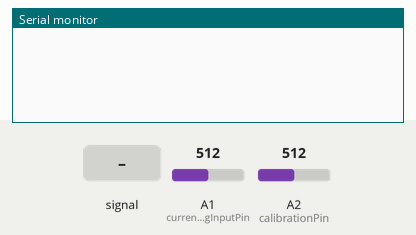
The sketch below on a simulated Arduino Uno, built with avr-gcc and run on an emulated ATmega328P. On the bench: the last lines printed to the serial monitor. The inputs (shaded band) are chosen by the test bench; at power-on: A1 (currentAnalogInputPin) = 512, A2 (calibrationPin) = 512.

Above: at 1.2 s.
1.3 s: A1 (currentAnalogInputPin) fed a 200 Hz sine of ±81 counts around its level
At 2.9 s:
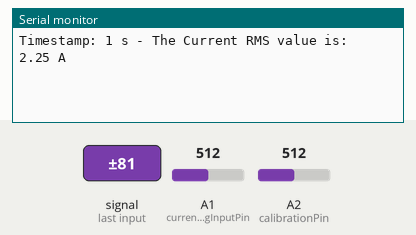
4.3 s: A1 (currentAnalogInputPin) set to 635
At 5.4 s:
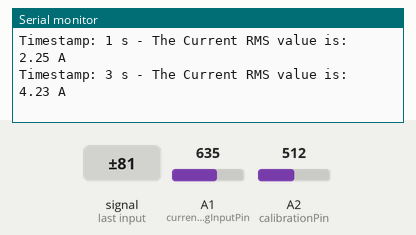
5.8 s: A2 (calibrationPin) set to 635
At 5.8 s:
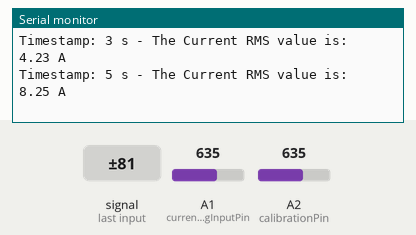
7.3 s: A1 (currentAnalogInputPin) set to 615
At 8.2 s:
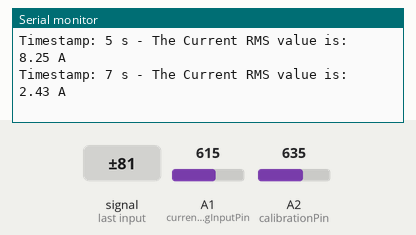
8.8 s: A2 (calibrationPin) set to 615
At 10.4 s:
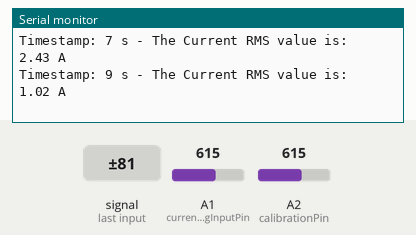
Timing chart, 0 to 11.3 s (numbered marks = the images above; inputs shaded):
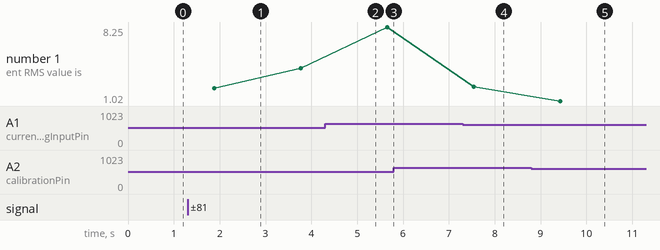

The sketch:

app2_2025.ino
```cpp
// AC & DC Current Sensor with LCD By Solarduino

// Note Summary
// Note :  Safety is very important when dealing with electricity. We take no responsibilities while you do it at your own risk.
// Note :  This AC & DC  Current Sensor Code is for HSTS016L Hall effect split core current transformer use.
// Note :  The value shown in Serial Monitor / LCD Display is refreshed every second and measurement value is the average value of 4000 sample readings for nearly a second.
// Note :  The current measured is the Root Mean Square (RMS) value.
// Note :  The analog value per sample is squared and accumulated for every 4000 samples before being averaged. The averaged value is then getting square-rooted.
// Note :  The unit provides reasonable accuracy and may not be comparable with other expensive branded and commercial product.
// Note :  All credit shall be given to Solarduino.

/*/////////////////////////////////////////////////////////////////////////////////////////////////////////////////////////////////////////////////////////////////////////////////////*/////////////*/

        /* 0- General */

        int decimalPrecision = 2;                   // decimal places for all values shown in LED Display & Serial Monitor

        /* 1- AC Current Measurement */

        int currentAnalogInputPin = A1;             // Which pin to measure Current Value (A0 is reserved for LCD Display Shield Button function)
        int calibrationPin = A2;                    // Which pin to calibrate offset middle value
        float manualOffset = 0.25;                  // Key in value to manually offset the initial value
        float mVperAmpValue = 62.5;                 // If using "Hall-Effect" Current Transformer, key in value using this formula: mVperAmp = maximum voltage range (in milli volt) / current rating of CT
                                                    // For example, a 20A Hall-Effect Current Transformer rated at 20A, 2.5V +/- 0.625V, mVperAmp will be 625 mV / 20A = 31.25mV/A
                                                    // For example, a 50A Hall-Effect Current Transformer rated at 50A, 2.5V +/- 0.625V, mVperAmp will be 625 mV / 50A = 12.5 mV/A
        float supplyVoltage = 5000;                 // Analog input pin maximum supply voltage, Arduino Uno or Mega is 5000mV while Arduino Nano or Node MCU is 3300mV
        float offsetSampleRead = 0;                 /* to read the value of a sample for offset purpose later */
        float currentSampleRead  = 0;               /* to read the value of a sample including currentOffset1 value*/
        float currentLastSample  = 0;               /* to count time for each sample. Technically 1 milli second 1 sample is taken */
        float currentSampleSum   = 0;               /* accumulation of sample readings */
        float currentSampleCount = 0;               /* to count number of sample. */
        float currentMean ;                         /* to calculate the average value from all samples, in analog values*/
        float RMSCurrentMean ;                      /* square roof of currentMean, in analog values */
        float FinalRMSCurrent ;                     /* the final RMS current reading*/

        /* 2 - LCD Display  */

        unsigned long startMicrosLCD;                   /* start counting time for LCD Display */
        unsigned long currentMicrosLCD;                 /* current counting time for LCD Display */
        const unsigned long periodLCD = 1000000;        // refresh every X seconds (in seconds) in LED Display. Default 1000000 = 1 second
        unsigned long previousMillis = 0;
        const long interval = 1000;  // Print every 1000 milliseconds (1 second)


void setup()                                              /*codes to run once */

{

        /* 0- General */

        Serial.begin(9600);                               /* to display readings in Serial Monitor at 9600 baud rates */

        /* 2 - LCD Display  */

        // LCD.begin(16,2);                                  /* Tell Arduino that our LCD has 16 columns and 2 rows*/
        // LCD.setCursor(0,0);                               /* Set LCD to start with upper left corner of display*/
        startMicrosLCD = micros();                        /* Start counting time for LCD display*/

}


void loop()                                                                                                   /*codes to run again and again */
{

        /* 1- AC & DC Current Measurement */

        if(micros() >= currentLastSample + 200)                                                               /* every 0.2 milli second taking 1 reading */
          {
           currentSampleRead = analogRead(currentAnalogInputPin)-analogRead(calibrationPin);                  /* read the sample value including offset value*/
           currentSampleSum = currentSampleSum + sq(currentSampleRead) ;                                      /* accumulate total analog values for each sample readings*/
           currentSampleCount = currentSampleCount + 1;                                                       /* to count and move on to the next following count */
           currentLastSample = micros();                                                                      /* to reset the time again so that next cycle can start again*/
          }

        if(currentSampleCount == 4000)                                                                        /* after 4000 count or 800 milli seconds (0.8 second), do this following codes*/
          {
            currentMean = currentSampleSum/currentSampleCount;                                                /* average accumulated analog values*/
            RMSCurrentMean = sqrt(currentMean);                                                               /* square root of the average value*/
            FinalRMSCurrent = (((RMSCurrentMean /1023) *supplyVoltage) /mVperAmpValue)- manualOffset;         /* calculate the final RMS current*/
            if(FinalRMSCurrent <= (625/mVperAmpValue/100))                                                    /* if the current detected is less than or up to 1%, set current value to 0A*/
            { FinalRMSCurrent =0; }
                unsigned long currentMillis = millis();
                if (currentMillis - previousMillis >= interval) {
                    previousMillis = currentMillis;

                    // Add the timestamp to the Serial output
                    Serial.print("Timestamp: ");
                    Serial.print((currentMillis/1000));
                    Serial.print(" s - The Current RMS value is: ");
                    Serial.print(FinalRMSCurrent, decimalPrecision);
                    Serial.println(" A");
                    currentSampleSum =0;                                                                              /* to reset accumulate sample values for the next cycle */
                    currentSampleCount=0;
                }
            // Serial.print(" The Current RMS value is: ");
            // Serial.print(FinalRMSCurrent,decimalPrecision);
            // Serial.println(" A ");
                                                                           /* to reset number of sample for the next cycle */
          }


}
```

Measured:
- after the input at 1.3 s, the serial monitor: prints a new line after 0.59 s (image 1)
- after the input at 7.3 s, the serial monitor: prints a new line after 0.25 s (image 4)
- after the input at 8.8 s, the serial monitor: prints a new line after 0.63 s (image 5)
- plotted number 1: 4.23 → 8.25 after the input at 4.3 s, 8.25 → 2.43 after the input at 7.3 s, 2.43 → 1.02 after the input at 8.8 s
